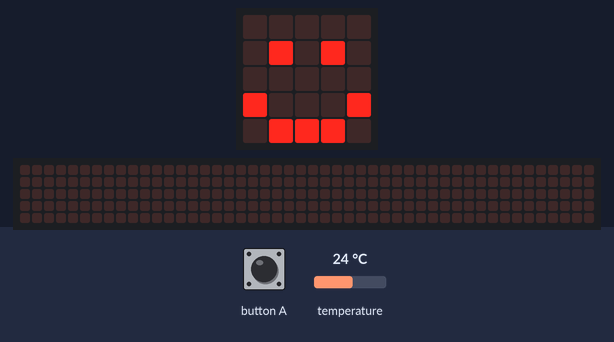
The program below on a simulated BBC micro:bit (MakeCode). Parts: the board's 5×5 LED display, a strip that is not on the board, showing the scrolling text unrolled. Inputs (shaded band) come from the test bench; at power-on: temperature 24 °C. The 48×5 strip is a reading aid, not a part: it shows the text the display is scrolling, unrolled, one strip-width of it at a time.

Above: at 2.4 s.
2.5 s: button A pressed for 0.15 s
At 6.2 s:
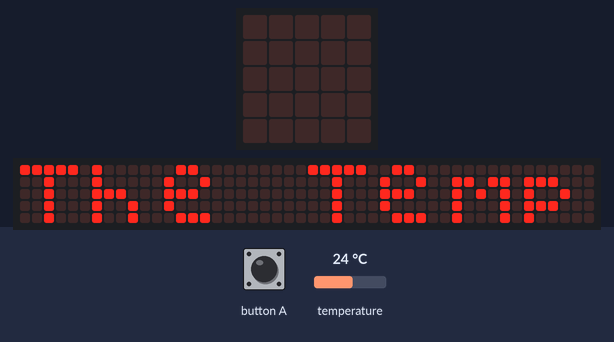
At 26.4 s:
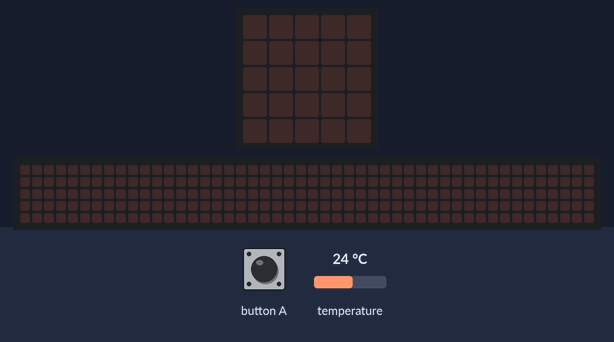

The program:

main.ts
```typescript
// (licence header left out)
basic.clearScreen()
basic.showIcon(IconNames.Happy)

// gets temperature in Kelvin
let temperatureKelvin: number

basic.clearScreen()
basic.showIcon(IconNames.Happy)

input.onButtonPressed(Button.A, function () {
    // get temperature in kelvin
    temperatureKelvin = input.temperature() + 273

    // output temperature
    basic.clearScreen()
    basic.showString('The Temperature is: ' + temperatureKelvin.toString() + 'K.')
})
```

Measured:
- after the input at 2.5 s, the display: changes after 0.15 s (image 1)
- what the display in image 1 shows lasts 0.6 s, from 5.8 s to 6.4 s
